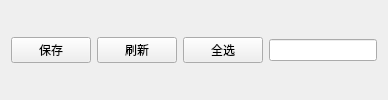
            <widget class="QWidget" name="layoutWidget">
             <layout class="QHBoxLayout" name="horizontalLayout_4">
              <item>
               <widget class="QPushButton" name="saveDiag">
                <property name="toolTip">
                 <string>保存修改后的diag内容到本地文件</string>
                </property>
                <property name="text">
                 <string>保存</string>
                </property>
                <property name="icon">
                 <iconset resource="icon.qrc">
                  <normaloff>:/ico/diskette.png</normaloff>:/ico/diskette.png</iconset>
                </property>
               </widget>
              </item>
              <item>
               <widget class="QPushButton" name="reload">
                <property name="toolTip">
                 <string>同步本地diag文件内容, 将清楚运行结果记录，谨慎使用.</string>
                </property>
                <property name="text">
                 <string>刷新</string>
                </property>
                <property name="icon">
                 <iconset resource="icon.qrc">
                  <normaloff>:/ico/refresh.ico</normaloff>:/ico/refresh.ico</iconset>
                </property>
               </widget>
              </item>
              <item>
               <widget class="QPushButton" name="selectalltc">
                <property name="toolTip">
                 <string>选择全部筛选出的testcase项</string>
                </property>
                <property name="text">
                 <string>全选</string>
                </property>
                <property name="icon">
                 <iconset resource="icon.qrc">
                  <normaloff>:/ico/select-all.png</normaloff>:/ico/select-all.png</iconset>
                </property>
               </widget>
              </item>
              <item>
               <widget class="QLineEdit" name="lineEdit">
                <property name="minimumSize">
                 <size>
                  <width>2</width>
                  <height>2</height>
                 </size>
                </property>
                <property name="tabletTracking">
                 <bool>true</bool>
                </property>
                <property name="clearButtonEnabled">
                 <bool>true</bool>
                </property>
               </widget>
              </item>
             </layout>
            </widget>
